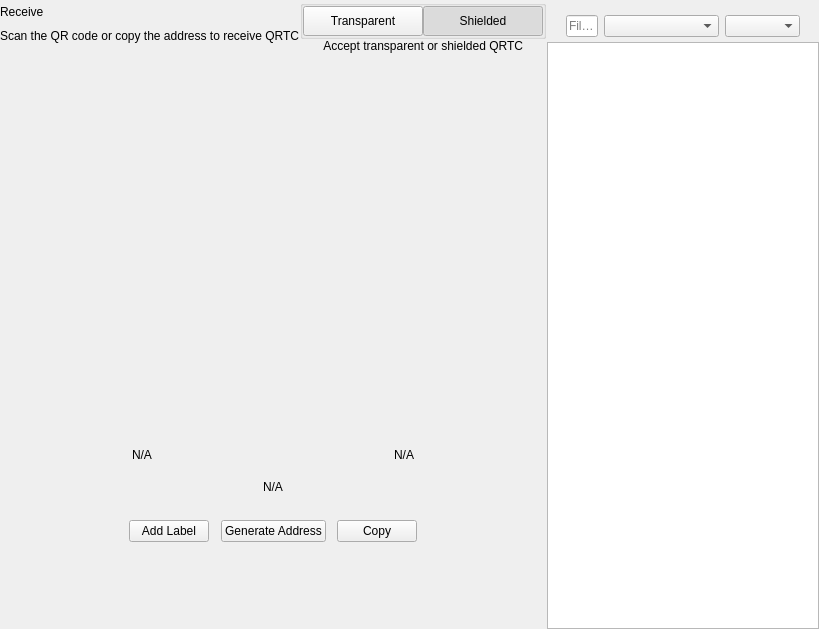
<?xml version="1.0" encoding="UTF-8"?>
<ui version="4.0">
 <class>ReceiveWidget</class>
 <widget class="QWidget" name="ReceiveWidget">
  <property name="geometry">
   <rect>
    <x>0</x>
    <y>0</y>
    <width>819</width>
    <height>629</height>
   </rect>
  </property>
  <property name="minimumSize">
   <size>
    <width>0</width>
    <height>0</height>
   </size>
  </property>
  <property name="windowTitle">
   <string>Form</string>
  </property>
  <layout class="QHBoxLayout" name="horizontalLayout_2" stretch="2,1">
   <property name="spacing">
    <number>0</number>
   </property>
   <property name="leftMargin">
    <number>0</number>
   </property>
   <property name="topMargin">
    <number>0</number>
   </property>
   <property name="rightMargin">
    <number>0</number>
   </property>
   <property name="bottomMargin">
    <number>0</number>
   </property>
   <item>
    <widget class="QWidget" name="left" native="true">
     <layout class="QVBoxLayout" name="verticalLayout_3">
      <property name="leftMargin">
       <number>0</number>
      </property>
      <property name="topMargin">
       <number>0</number>
      </property>
      <property name="rightMargin">
       <number>0</number>
      </property>
      <property name="bottomMargin">
       <number>0</number>
      </property>
      <item>
       <layout class="QVBoxLayout" name="verticalLayout_2">
        <property name="spacing">
         <number>0</number>
        </property>
        <property name="leftMargin">
         <number>0</number>
        </property>
        <item>
         <layout class="QHBoxLayout" name="horizontalLayout_3">
          <property name="spacing">
           <number>0</number>
          </property>
          <item>
           <layout class="QVBoxLayout" name="verticalLayout_4">
            <property name="spacing">
             <number>5</number>
            </property>
            <item>
             <widget class="QLabel" name="labelTitle">
              <property name="text">
               <string>Receive</string>
              </property>
             </widget>
            </item>
            <item alignment="Qt::AlignTop">
             <widget class="QLabel" name="labelSubtitle1">
              <property name="text">
               <string>Scan the QR code or copy the address to receive QRTC</string>
              </property>
             </widget>
            </item>
           </layout>
          </item>
          <item>
           <spacer name="horizontalSpacer">
            <property name="orientation">
             <enum>Qt::Horizontal</enum>
            </property>
            <property name="sizeHint" stdset="0">
             <size>
              <width>40</width>
              <height>20</height>
             </size>
            </property>
           </spacer>
          </item>
          <item>
           <widget class="QWidget" name="containerViewPrivacyChecks" native="true">
            <layout class="QVBoxLayout" name="containerPrivacyChecks">
             <property name="spacing">
              <number>0</number>
             </property>
             <property name="leftMargin">
              <number>0</number>
             </property>
             <property name="topMargin">
              <number>0</number>
             </property>
             <property name="rightMargin">
              <number>0</number>
             </property>
             <property name="bottomMargin">
              <number>0</number>
             </property>
             <item alignment="Qt::AlignHCenter|Qt::AlignVCenter">
              <widget class="QGroupBox" name="groupBox">
               <property name="title">
                <string/>
               </property>
               <layout class="QHBoxLayout" name="horizontalLayout_2_1">
                <property name="spacing">
                 <number>0</number>
                </property>
                <property name="leftMargin">
                 <number>0</number>
                </property>
                <property name="topMargin">
                 <number>0</number>
                </property>
                <property name="rightMargin">
                 <number>0</number>
                </property>
                <property name="bottomMargin">
                 <number>0</number>
                </property>
                <item>
                 <widget class="QPushButton" name="pushLeft">
                  <property name="minimumSize">
                   <size>
                    <width>120</width>
                    <height>30</height>
                   </size>
                  </property>
                  <property name="maximumSize">
                   <size>
                    <width>120</width>
                    <height>30</height>
                   </size>
                  </property>
                  <property name="focusPolicy">
                   <enum>Qt::NoFocus</enum>
                  </property>
                  <property name="text">
                   <string>Transparent</string>
                  </property>
                  <property name="checkable">
                   <bool>true</bool>
                  </property>
                  <property name="autoExclusive">
                   <bool>true</bool>
                  </property>
                 </widget>
                </item>
                <item>
                 <widget class="QPushButton" name="pushRight">
                  <property name="minimumSize">
                   <size>
                    <width>120</width>
                    <height>30</height>
                   </size>
                  </property>
                  <property name="maximumSize">
                   <size>
                    <width>120</width>
                    <height>30</height>
                   </size>
                  </property>
                  <property name="focusPolicy">
                   <enum>Qt::NoFocus</enum>
                  </property>
                  <property name="text">
                   <string>Shielded</string>
                  </property>
                  <property name="checkable">
                   <bool>true</bool>
                  </property>
                  <property name="checked">
                   <bool>true</bool>
                  </property>
                  <property name="autoExclusive">
                   <bool>true</bool>
                  </property>
                 </widget>
                </item>
               </layout>
              </widget>
             </item>
             <item alignment="Qt::AlignHCenter|Qt::AlignTop">
              <widget class="QLabel" name="labelSubtitle2">
               <property name="text">
                <string>Accept transparent or shielded QRTC</string>
               </property>
               <property name="alignment">
                <set>Qt::AlignRight|Qt::AlignTrailing|Qt::AlignVCenter</set>
               </property>
              </widget>
             </item>
            </layout>
           </widget>
          </item>
         </layout>
        </item>
        <item>
         <spacer name="verticalSpacer_2">
          <property name="orientation">
           <enum>Qt::Vertical</enum>
          </property>
          <property name="sizeType">
           <enum>QSizePolicy::Expanding</enum>
          </property>
          <property name="sizeHint" stdset="0">
           <size>
            <width>20</width>
            <height>50</height>
           </size>
          </property>
         </spacer>
        </item>
        <item alignment="Qt::AlignHCenter">
         <widget class="QWidget" name="layoutQR" native="true">
          <property name="maximumSize">
           <size>
            <width>510</width>
            <height>16777215</height>
           </size>
          </property>
          <layout class="QVBoxLayout" name="verticalLayoutQr">
           <item>
            <spacer name="verticalSpacer11">
             <property name="orientation">
              <enum>Qt::Vertical</enum>
             </property>
             <property name="sizeType">
              <enum>QSizePolicy::Fixed</enum>
             </property>
             <property name="sizeHint" stdset="0">
              <size>
               <width>20</width>
               <height>20</height>
              </size>
             </property>
            </spacer>
           </item>
           <item alignment="Qt::AlignHCenter">
            <widget class="QLabel" name="labelQrImg">
             <property name="minimumSize">
              <size>
               <width>260</width>
               <height>260</height>
              </size>
             </property>
             <property name="maximumSize">
              <size>
               <width>260</width>
               <height>260</height>
              </size>
             </property>
             <property name="text">
              <string/>
             </property>
             <property name="alignment">
              <set>Qt::AlignCenter</set>
             </property>
            </widget>
           </item>
           <item>
            <spacer name="verticalSpacer_21">
             <property name="orientation">
              <enum>Qt::Vertical</enum>
             </property>
             <property name="sizeType">
              <enum>QSizePolicy::Fixed</enum>
             </property>
             <property name="sizeHint" stdset="0">
              <size>
               <width>20</width>
               <height>30</height>
              </size>
             </property>
            </spacer>
           </item>
           <item>
            <widget class="QWidget" name="widget" native="true">
             <property name="minimumSize">
              <size>
               <width>0</width>
               <height>0</height>
              </size>
             </property>
             <layout class="QHBoxLayout" name="horizontalLayout_5">
              <item>
               <widget class="QLabel" name="labelLabel">
                <property name="text">
                 <string notr="true">N/A</string>
                </property>
               </widget>
              </item>
              <item>
               <spacer name="horizontalSpacer_2">
                <property name="orientation">
                 <enum>Qt::Horizontal</enum>
                </property>
                <property name="sizeHint" stdset="0">
                 <size>
                  <width>141</width>
                  <height>20</height>
                 </size>
                </property>
               </spacer>
              </item>
              <item>
               <widget class="QLabel" name="labelDate">
                <property name="text">
                 <string notr="true">N/A</string>
                </property>
                <property name="alignment">
                 <set>Qt::AlignRight|Qt::AlignTrailing|Qt::AlignVCenter</set>
                </property>
               </widget>
              </item>
             </layout>
            </widget>
           </item>
           <item>
            <widget class="QLabel" name="labelAddress">
             <property name="sizePolicy">
              <sizepolicy hsizetype="Expanding" vsizetype="Preferred">
               <horstretch>0</horstretch>
               <verstretch>0</verstretch>
              </sizepolicy>
             </property>
             <property name="minimumSize">
              <size>
               <width>300</width>
               <height>0</height>
              </size>
             </property>
             <property name="text">
              <string notr="true">N/A</string>
             </property>
             <property name="alignment">
              <set>Qt::AlignCenter</set>
             </property>
            </widget>
           </item>
           <item>
            <spacer name="verticalSpacer_4">
             <property name="orientation">
              <enum>Qt::Vertical</enum>
             </property>
             <property name="sizeType">
              <enum>QSizePolicy::Fixed</enum>
             </property>
             <property name="sizeHint" stdset="0">
              <size>
               <width>20</width>
               <height>20</height>
              </size>
             </property>
            </spacer>
           </item>
           <item>
            <layout class="QHBoxLayout" name="horizontalLayout_4">
             <item alignment="Qt::AlignHCenter">
              <widget class="QPushButton" name="pushButtonLabel">
               <property name="focusPolicy">
                <enum>Qt::NoFocus</enum>
               </property>
               <property name="text">
                <string>Add Label</string>
               </property>
              </widget>
             </item>
             <item alignment="Qt::AlignHCenter">
              <widget class="QPushButton" name="pushButtonNewAddress">
               <property name="focusPolicy">
                <enum>Qt::NoFocus</enum>
               </property>
               <property name="text">
                <string>Generate Address</string>
               </property>
              </widget>
             </item>
             <item alignment="Qt::AlignHCenter">
              <widget class="QPushButton" name="pushButtonCopy">
               <property name="focusPolicy">
                <enum>Qt::NoFocus</enum>
               </property>
               <property name="text">
                <string>Copy</string>
               </property>
              </widget>
             </item>
            </layout>
           </item>
           <item>
            <spacer name="verticalSpacer_3">
             <property name="orientation">
              <enum>Qt::Vertical</enum>
             </property>
             <property name="sizeType">
              <enum>QSizePolicy::Expanding</enum>
             </property>
             <property name="sizeHint" stdset="0">
              <size>
               <width>20</width>
               <height>20</height>
              </size>
             </property>
            </spacer>
           </item>
          </layout>
         </widget>
        </item>
        <item>
         <spacer name="verticalSpacer">
          <property name="orientation">
           <enum>Qt::Vertical</enum>
          </property>
          <property name="sizeHint" stdset="0">
           <size>
            <width>20</width>
            <height>40</height>
           </size>
          </property>
         </spacer>
        </item>
       </layout>
      </item>
     </layout>
    </widget>
   </item>
   <item>
    <widget class="QWidget" name="right" native="true">
     <layout class="QVBoxLayout" name="verticalLayout_5">
      <property name="spacing">
       <number>0</number>
      </property>
      <property name="leftMargin">
       <number>1</number>
      </property>
      <property name="topMargin">
       <number>0</number>
      </property>
      <property name="rightMargin">
       <number>0</number>
      </property>
      <property name="bottomMargin">
       <number>0</number>
      </property>
      <item>
       <layout class="QVBoxLayout" name="container_right">
        <property name="spacing">
         <number>0</number>
        </property>
        <property name="leftMargin">
         <number>0</number>
        </property>
        <property name="rightMargin">
         <number>0</number>
        </property>
        <item>
         <layout class="QVBoxLayout" name="verticalLayout">
          <property name="spacing">
           <number>6</number>
          </property>
          <property name="leftMargin">
           <number>19</number>
          </property>
          <property name="rightMargin">
           <number>19</number>
          </property>
          <item>
           <widget class="OptionButton" name="btnRequest" native="true"/>
          </item>
          <item>
           <widget class="OptionButton" name="btnMyAddresses" native="true">
            <property name="sizePolicy">
             <sizepolicy hsizetype="Preferred" vsizetype="Minimum">
              <horstretch>0</horstretch>
              <verstretch>0</verstretch>
             </sizepolicy>
            </property>
           </widget>
          </item>
         </layout>
        </item>
        <item>
         <widget class="QWidget" name="sortWidget" native="true">
          <layout class="QHBoxLayout" name="horizontalLayout_6">
           <property name="leftMargin">
            <number>19</number>
           </property>
           <property name="rightMargin">
            <number>19</number>
           </property>
           <property name="bottomMargin">
            <number>5</number>
           </property>
           <item>
            <widget class="QLineEdit" name="lineEditFilter">
             <property name="sizePolicy">
              <sizepolicy hsizetype="Expanding" vsizetype="Fixed">
               <horstretch>0</horstretch>
               <verstretch>0</verstretch>
              </sizepolicy>
             </property>
             <property name="minimumSize">
              <size>
               <width>0</width>
               <height>0</height>
              </size>
             </property>
             <property name="contextMenuPolicy">
              <enum>Qt::DefaultContextMenu</enum>
             </property>
             <property name="acceptDrops">
              <bool>false</bool>
             </property>
             <property name="maxLength">
              <number>40</number>
             </property>
             <property name="placeholderText">
              <string>Filter</string>
             </property>
            </widget>
           </item>
           <item>
            <spacer name="horizontalSpacer_3">
             <property name="orientation">
              <enum>Qt::Horizontal</enum>
             </property>
             <property name="sizeType">
              <enum>QSizePolicy::Preferred</enum>
             </property>
             <property name="sizeHint" stdset="0">
              <size>
               <width>20</width>
               <height>20</height>
              </size>
             </property>
            </spacer>
           </item>
           <item>
            <widget class="QComboBox" name="comboBoxSort">
             <property name="sizePolicy">
              <sizepolicy hsizetype="Preferred" vsizetype="Fixed">
               <horstretch>0</horstretch>
               <verstretch>0</verstretch>
              </sizepolicy>
             </property>
             <property name="minimumSize">
              <size>
               <width>115</width>
               <height>0</height>
              </size>
             </property>
            </widget>
           </item>
           <item>
            <widget class="QComboBox" name="comboBoxSortOrder">
             <property name="sizePolicy">
              <sizepolicy hsizetype="Preferred" vsizetype="Fixed">
               <horstretch>0</horstretch>
               <verstretch>0</verstretch>
              </sizepolicy>
             </property>
             <property name="minimumSize">
              <size>
               <width>75</width>
               <height>0</height>
              </size>
             </property>
            </widget>
           </item>
          </layout>
          <zorder>comboBoxSort</zorder>
          <zorder>comboBoxSortOrder</zorder>
          <zorder>lineEditFilter</zorder>
         </widget>
        </item>
        <item>
         <widget class="QListView" name="listViewAddress"/>
        </item>
       </layout>
      </item>
     </layout>
    </widget>
   </item>
  </layout>
 </widget>
 <customwidgets>
  <customwidget>
   <class>OptionButton</class>
   <extends>QWidget</extends>
   <header>qt/quirkyturt/optionbutton.h</header>
   <container>1</container>
  </customwidget>
 </customwidgets>
 <resources/>
 <connections/>
</ui>
